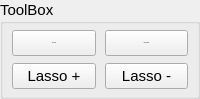
           <widget class="QGroupBox" name="pg1_settings_groupBox_ToolBox">
            <property name="sizePolicy">
             <sizepolicy hsizetype="Preferred" vsizetype="Preferred">
              <horstretch>0</horstretch>
              <verstretch>0</verstretch>
             </sizepolicy>
            </property>
            <property name="minimumSize">
             <size>
              <width>108</width>
              <height>99</height>
             </size>
            </property>
            <property name="maximumSize">
             <size>
              <width>16777215</width>
              <height>99</height>
             </size>
            </property>
            <property name="font">
             <font>
              <pointsize>11</pointsize>
             </font>
            </property>
            <property name="title">
             <string>ToolBox</string>
            </property>
            <property name="alignment">
             <set>Qt::AlignLeading|Qt::AlignLeft|Qt::AlignTop</set>
            </property>
            <property name="flat">
             <bool>false</bool>
            </property>
            <property name="checkable">
             <bool>false</bool>
            </property>
            <layout class="QGridLayout" name="gridLayout_GrouBox_ToolBox_2">
             <property name="sizeConstraint">
              <enum>QLayout::SetDefaultConstraint</enum>
             </property>
             <property name="leftMargin">
              <number>9</number>
             </property>
             <property name="topMargin">
              <number>6</number>
             </property>
             <property name="rightMargin">
              <number>9</number>
             </property>
             <property name="bottomMargin">
              <number>7</number>
             </property>
             <property name="horizontalSpacing">
              <number>9</number>
             </property>
             <property name="verticalSpacing">
              <number>7</number>
             </property>
             <item row="1" column="2">
              <widget class="QPushButton" name="pg1_settings_lasso_remove_button">
               <property name="sizePolicy">
                <sizepolicy hsizetype="Minimum" vsizetype="Minimum">
                 <horstretch>0</horstretch>
                 <verstretch>0</verstretch>
                </sizepolicy>
               </property>
               <property name="minimumSize">
                <size>
                 <width>80</width>
                 <height>20</height>
                </size>
               </property>
               <property name="text">
                <string>Lasso -</string>
               </property>
              </widget>
             </item>
             <item row="1" column="1">
              <widget class="QPushButton" name="pg1_settings_lasso_plus_button">
               <property name="sizePolicy">
                <sizepolicy hsizetype="Minimum" vsizetype="Minimum">
                 <horstretch>0</horstretch>
                 <verstretch>0</verstretch>
                </sizepolicy>
               </property>
               <property name="minimumSize">
                <size>
                 <width>80</width>
                 <height>20</height>
                </size>
               </property>
               <property name="text">
                <string>Lasso +</string>
               </property>
              </widget>
             </item>
             <item row="0" column="1">
              <widget class="QPushButton" name="pg1_settings_poly_add_button">
               <property name="enabled">
                <bool>true</bool>
               </property>
               <property name="sizePolicy">
                <sizepolicy hsizetype="Minimum" vsizetype="Minimum">
                 <horstretch>0</horstretch>
                 <verstretch>0</verstretch>
                </sizepolicy>
               </property>
               <property name="minimumSize">
                <size>
                 <width>80</width>
                 <height>20</height>
                </size>
               </property>
               <property name="baseSize">
                <size>
                 <width>0</width>
                 <height>0</height>
                </size>
               </property>
               <property name="font">
                <font>
                 <pointsize>-1</pointsize>
                </font>
               </property>
               <property name="styleSheet">
                <string notr="true">QPushButton:{
color: rgb(255, 255, 255);
	background-color: rgb(0, 85, 255);
}</string>
               </property>
               <property name="text">
                <string>Poly add</string>
               </property>
              </widget>
             </item>
             <item row="0" column="2">
              <widget class="QPushButton" name="pg1_settings_poly_remove_button">
               <property name="sizePolicy">
                <sizepolicy hsizetype="Minimum" vsizetype="Minimum">
                 <horstretch>0</horstretch>
                 <verstretch>0</verstretch>
                </sizepolicy>
               </property>
               <property name="minimumSize">
                <size>
                 <width>80</width>
                 <height>20</height>
                </size>
               </property>
               <property name="baseSize">
                <size>
                 <width>0</width>
                 <height>0</height>
                </size>
               </property>
               <property name="font">
                <font>
                 <pointsize>-1</pointsize>
                </font>
               </property>
               <property name="text">
                <string>Poly remove</string>
               </property>
              </widget>
             </item>
            </layout>
           </widget>
